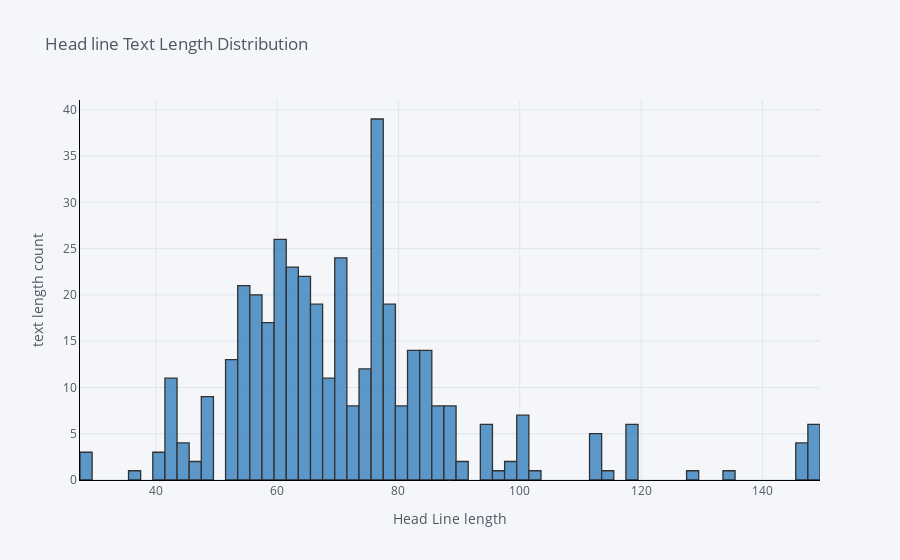

Notebook cell for this chart:
### Code cell
#Plotting Head Line length Distribuation 
df['storyline_length'].iplot(
    kind='hist',
    bins=100,
    color = "blue",
    xTitle='Head Line length',
    linecolor='black',
    yTitle='text length count',
    title='Head line Text Length Distribution')

### Figure 1 — Plotly figure (JSON) as saved in the notebook; plotly's stock layout.template omitted (floating-point values rounded to 4 significant figures; data arrays with more than 128 entries replaced by an {"elided": "..."} marker saying what was removed)
{"data": [{"histfunc": "count", "histnorm": "", "marker": {"color": "rgba(55, 128, 191, 1.0)", "line": {"color": "#000000", "width": 1.3}}, "name": "storyline_length", "nbinsx": 100, "opacity": 0.8, "orientation": "v", "type": "histogram", "x": {"elided": "402 int values"}}], "layout": {"barmode": "overlay", "legend": {"bgcolor": "#F5F6F9", "font": {"color": "#4D5663"}}, "paper_bgcolor": "#F5F6F9", "plot_bgcolor": "#F5F6F9", "title": {"font": {"color": "#4D5663"}, "text": "Head line Text Length Distribution"}, "xaxis": {"gridcolor": "#E1E5ED", "linecolor": "black", "showgrid": true, "tickfont": {"color": "#4D5663"}, "title": {"font": {"color": "#4D5663"}, "text": "Head Line length"}, "zerolinecolor": "#E1E5ED"}, "yaxis": {"gridcolor": "#E1E5ED", "linecolor": "black", "showgrid": true, "tickfont": {"color": "#4D5663"}, "title": {"font": {"color": "#4D5663"}, "text": "text length count"}, "zerolinecolor": "#E1E5ED"}}}
